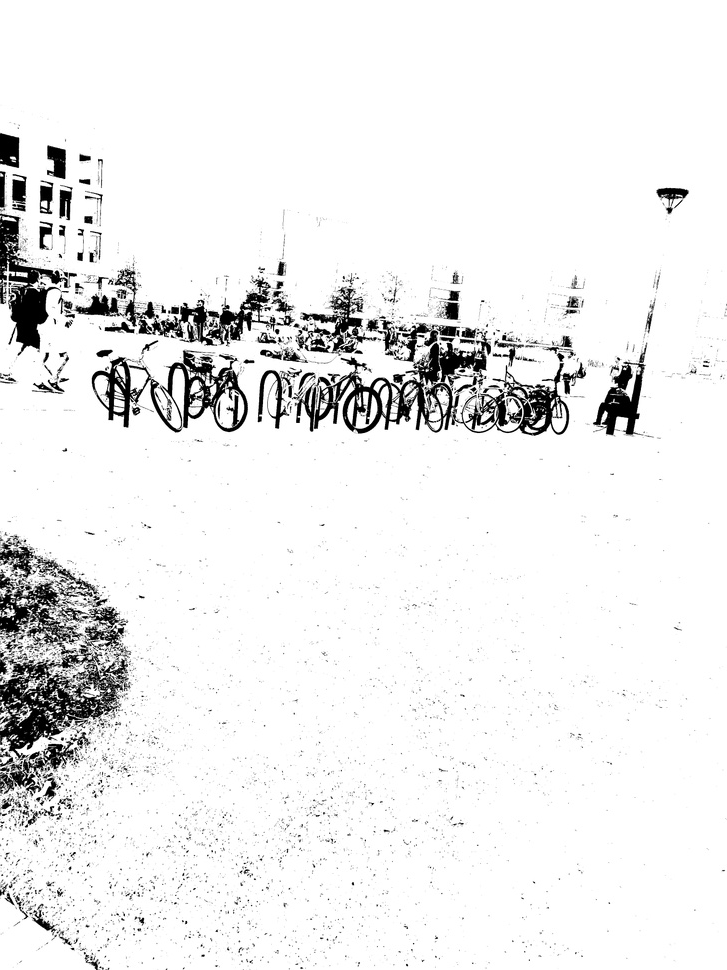
#> input picture images/Image_1-small-tamper.jpg, 727 x 970 px, shrunk from 3024 x 4032 before the run, found by its file name; its folder holds only this picture in this run
$ python main.py
#> lines starting #> are read from the running program, lines starting #| are printed output that depends on the picture; after the words box and inside, x2 and y2 are one past the last pixel; in counts of white or black regions, pixels touching at a corner belong together
import cv2 as cv2
import numpy as np
import os
import random
from matplotlib import pyplot as plt
import math

# Read images from folder images
def read_images():
    images = []
    for file in os.listdir('/content/drive/MyDrive/images/'):
        if file.endswith(".jpg"):
            images.append(file)
    return images

# Calculate the first digits
def compute_first_digits(img, debug):
    if len(img.shape) == 3:
        img = cv2.cvtColor(img, cv2.COLOR_BGR2GRAY)

    dct = cv2.dct(np.float32(img) / 255.0)
    dct = np.abs(dct)

    min_val = dct.min()
    if min_val < 1:
        dct = np.power(10, -np.floor(np.log10(min_val)) + 1) * dct

    digits = np.log10(dct).astype(int).astype('float32')
    first_digits = dct / np.power(10, digits)
    first_digits[(first_digits < 1.0) & (first_digits > 0.9)] = 1  # Handle edge case.
    first_digits = first_digits.astype(int)

    return first_digits

# Calculate the occurrences of the first digits
def compute_first_digits_counts(img, debug):
    first_digits = compute_first_digits(img, debug)
    unq, counts = np.unique(first_digits, return_counts=True)
    if debug:
        print(unq, counts)
    return unq, counts

# Calculate the probability of the first digits
def compute_probability(unq, counts, debug):
    probability = []
    for i in unq:
        probability.append(counts[i - 1] / np.sum(counts))
    if debug:
        print(probability)
    return probability

# Checks to see if Benford's law is satisfied
def benford_law_check(first_digits, probability, debug):
    pastValue = probability[first_digits[0] - 1]

    for value in first_digits:
        if debug:
            print('Checking value: ', probability[value - 1])

        if probability[value - 1] > pastValue and value != 1:
            return False

        pastValue = probability[value - 1]

    return True

def partial_tamper_image(img, k=5):
    newImg = cv2.GaussianBlur(img,(k,k),0)
    return newImg

def full_tamper_image(img, k=31):
    newImg = cv2.medianBlur(img, k)
    return newImg

images = read_images()

debugMode = False

print('--Benford\'s Law Analysis--')
for img in images:
    image = cv2.imread('/content/drive/MyDrive/images/' + img, cv2.IMREAD_GRAYSCALE)
#> image is the input picture: shape (970, 727); min 0, max 255, mean 237

    unq, counts = compute_first_digits_counts(image, debugMode)
#> in compute_first_digits, `min_val = dct.min()`: min_val = 1.03e-07
#> in compute_first_digits, `first_digits = dct / np.power(10, digits)`:
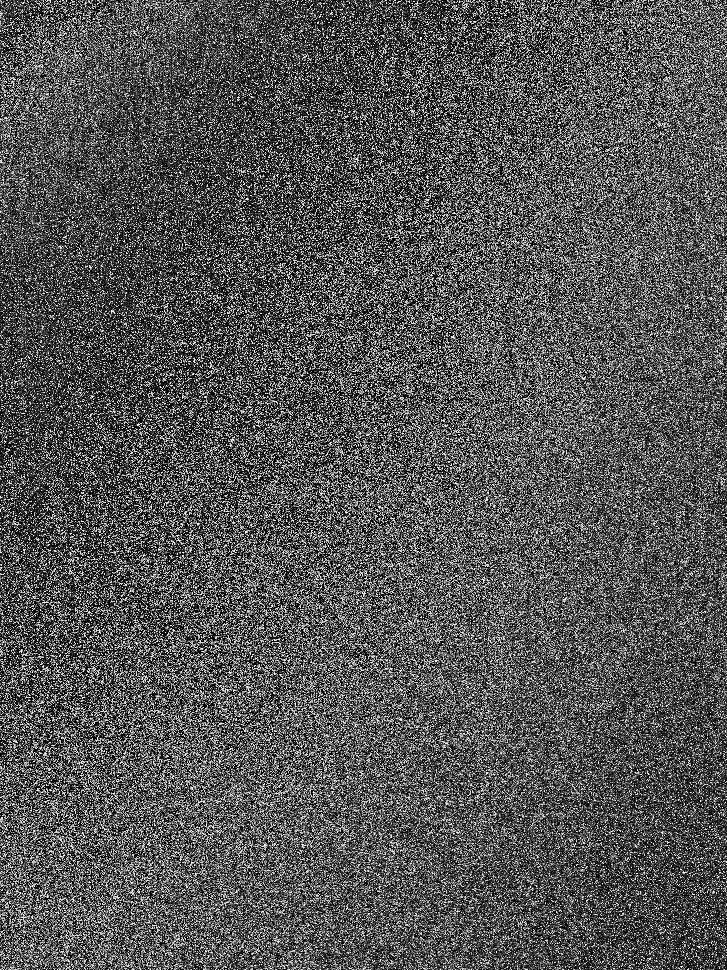
#> first_digits: shape (970, 727) float32; min 1, max 10, mean 4.03; drawn with min black and max white
#> in compute_first_digits_counts, `unq, counts = np.unique(first_digits, return_counts=True)`: unq = [1, 2, 3, 4, 5, 6, 7, 8, 9]; counts = [204207, 114433, 86561, 71492, 60299, 51262, 44383, 38722, 33831]
#> unq = [1, 2, 3, 4, 5, 6, 7, 8, 9]
    probability = compute_probability(unq, counts, debugMode)
#> the loop in compute_probability, `for i in unq:` made 9 passes
#> after the loop in compute_probability, `for i in unq:`: probability = [0.29, 0.162, 0.123, 0.101, 0.0855, 0.0727, 0.0629, 0.0549, 0.048]

    plt.bar(unq, probability, color='silver')

    plt.plot(unq, probability, color='black', linestyle='dashed', linewidth=2, marker='x', label='Original Benford\'s Analysis')

    partialTamper = partial_tamper_image(image)
    unq, counts = compute_first_digits_counts(partialTamper, debugMode)
#> call 2 of compute_first_digits, with debug = False
#> in compute_first_digits (call 2), `min_val = dct.min()`: min_val = 1.14e-09
#> in compute_first_digits (call 2), `digits = np.log10(dct).astype(int).astype('float32')`:
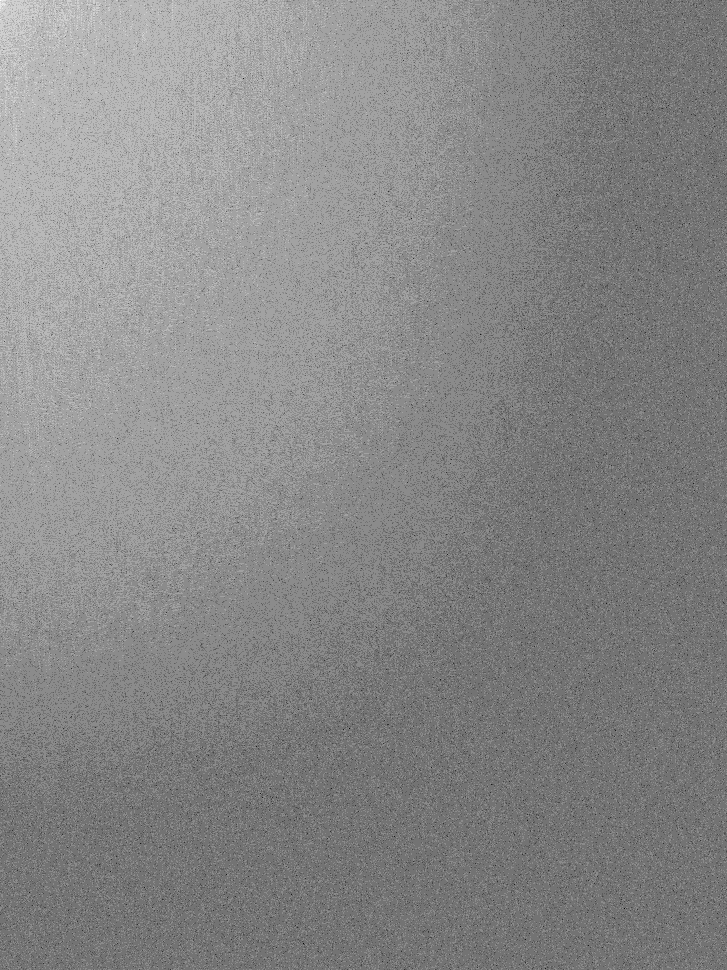
#> digits: shape (970, 727) float32; min 1, max 12, mean 6.82; drawn with min black and max white
#> in compute_first_digits (call 2), `first_digits = dct / np.power(10, digits)`:
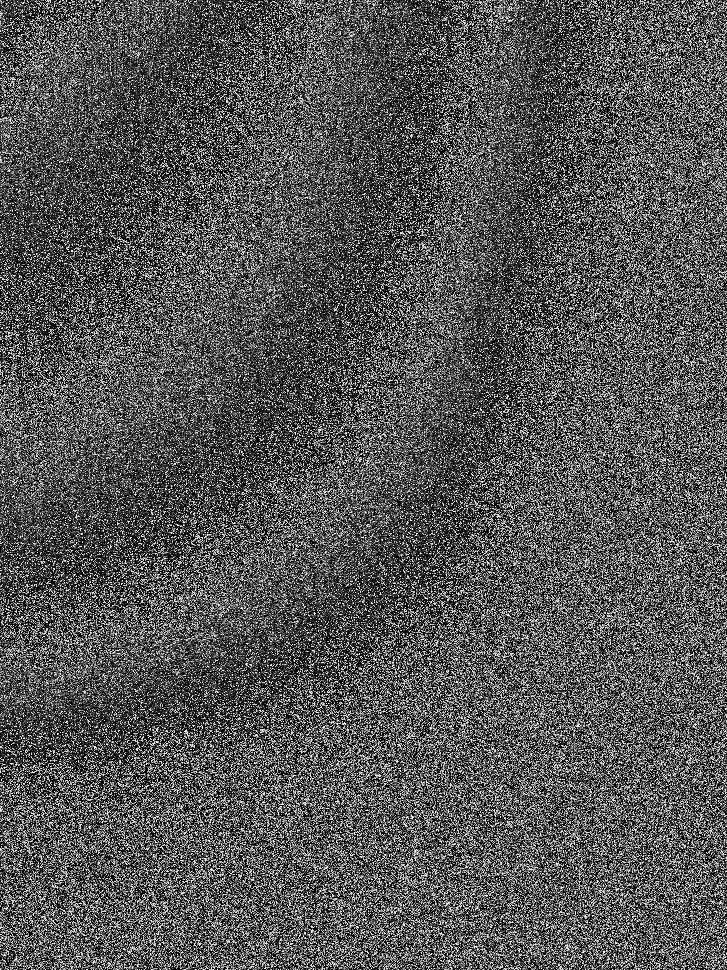
#> first_digits: shape (970, 727) float32; min 1, max 10, mean 4.07; drawn with min black and max white
#> in compute_first_digits (call 2), `first_digits[(first_digits < 1.0) & (first_digits > 0.9)] = 1`: first_digits: shape (970, 727) float32; under 0.01% of pixels changed, all inside (x1, y1, x2, y2) = (466, 590, 467, 591)
#> counts = [209268, 107606, 83054, 68857, 60069, 52718, 46195, 41007, 36416]
    probability = compute_probability(unq, counts, debugMode)
#> the loop in compute_probability (call 2), `for i in unq:` made 9 passes
#> probability = [0.297, 0.153, 0.118, 0.0976, 0.0852, 0.0748, 0.0655, 0.0582, 0.0516]

    plt.plot(unq, probability, color='green', linestyle='dashed', linewidth=2, marker='x', label='Partially Modifed Analysis')

    fullTamper = full_tamper_image(image)
#> in full_tamper_image, `newImg = cv2.medianBlur(img, k)`:
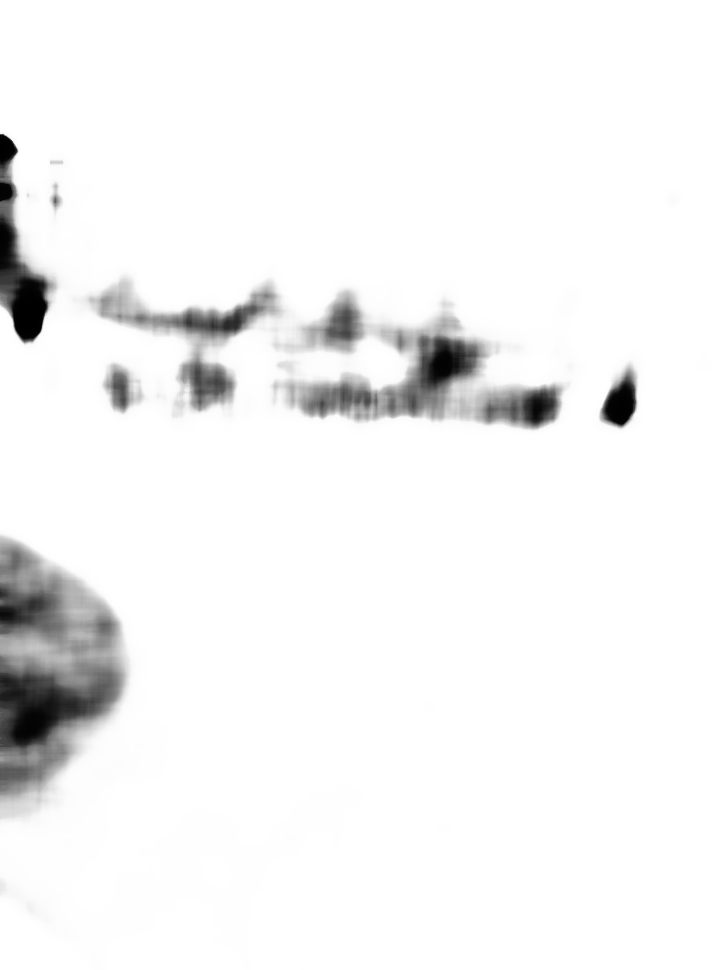
#> newImg: shape (970, 727); min 0, max 255, mean 243.9
    unq, counts = compute_first_digits_counts(fullTamper, debugMode)
#> call 3 of compute_first_digits, with debug = False
#> in compute_first_digits (call 3), `min_val = dct.min()`: min_val = 2.7e-09
#> in compute_first_digits (call 3), `digits = np.log10(dct).astype(int).astype('float32')`:
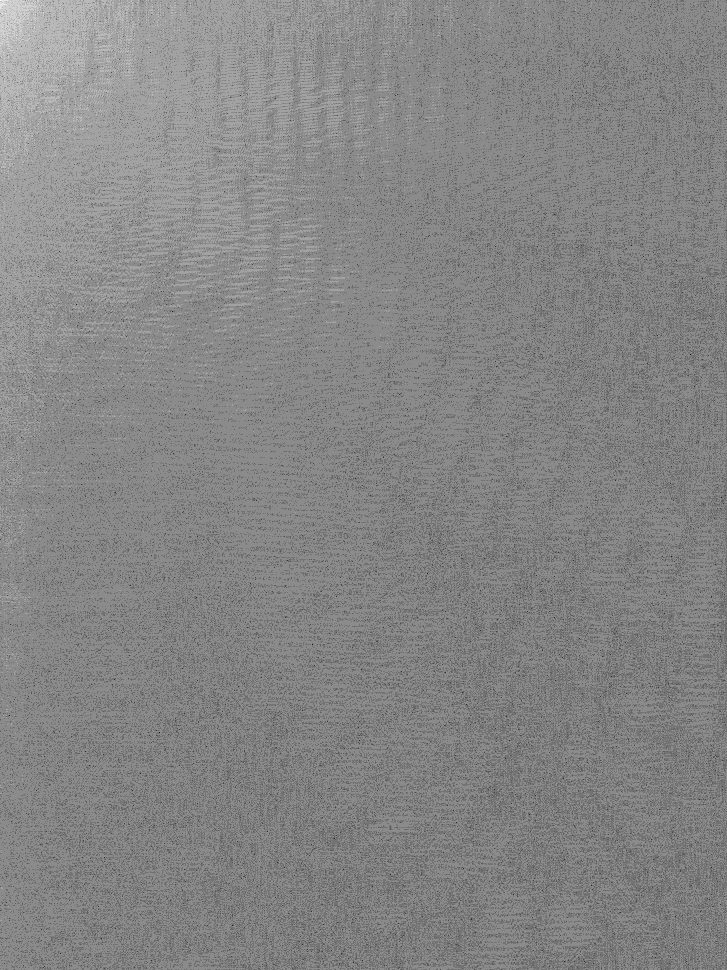
#> digits: shape (970, 727) float32; min 1, max 12, mean 6.76; drawn with min black and max white
#> in compute_first_digits (call 3), `first_digits = dct / np.power(10, digits)`:
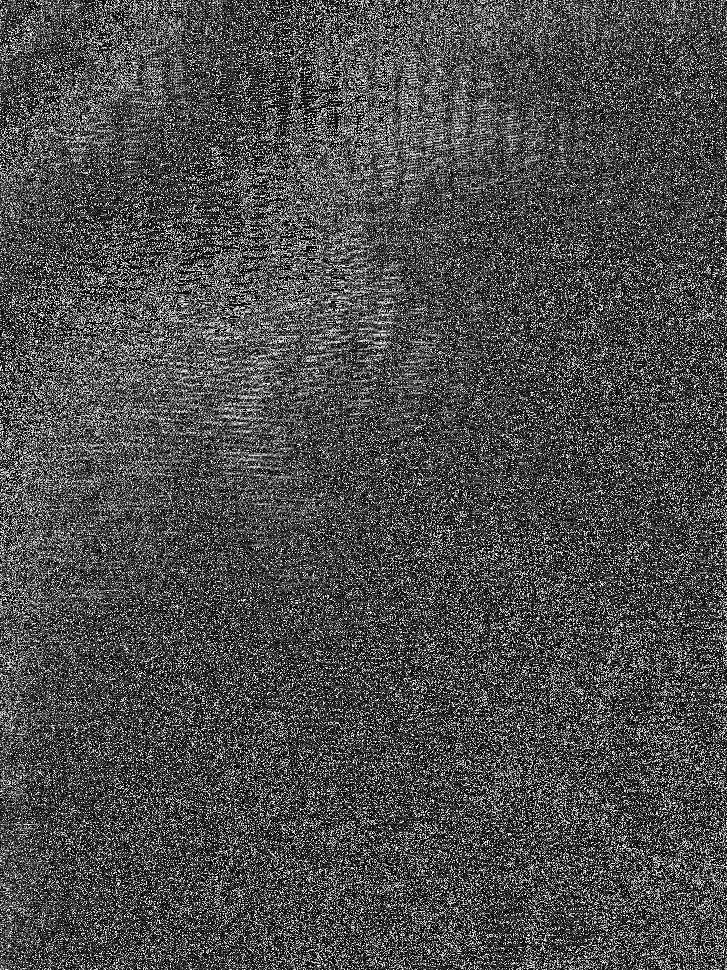
#> first_digits: shape (970, 727) float32; min 1, max 10, mean 3.72; drawn with min black and max white
#> counts = [228795, 138776, 87483, 61048, 48296, 40799, 36049, 33001, 30943]
    probability = compute_probability(unq, counts, debugMode)
#> probability = [0.324, 0.197, 0.124, 0.0866, 0.0685, 0.0579, 0.0511, 0.0468, 0.0439]

    plt.plot(unq, probability, color='red', linestyle='dashed', linewidth=2, marker='x', label='Fully Modifed Analysis')

    plt.legend(loc='best')
    plt.ylabel('Probability')
    plt.xlabel('First Digit')
    plt.title(img)
    plt.show(block=False)
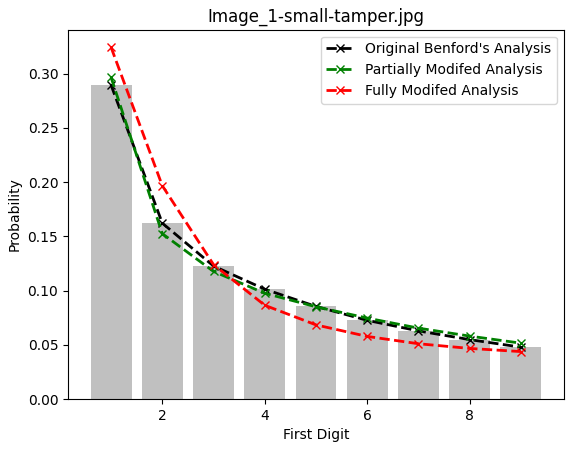
#> figure drawn by matplotlib, 1 panel; tallest bar 0.29 high, from x = 0.6 to 1.4

$ run again, on images/Image_3-small-tamper.jpg
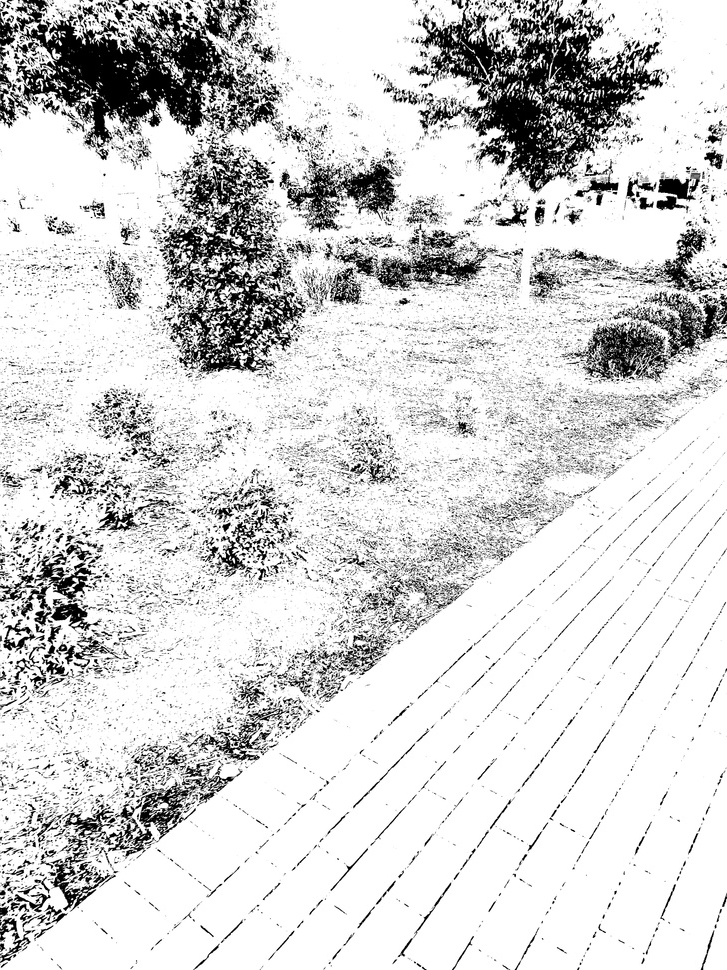
#> input picture images/Image_3-small-tamper.jpg, 727 x 970 px, shrunk from 3024 x 4032 before the run, found by its file name
#> image is the input picture: shape (970, 727); min 0, max 255, mean 211.3
#> min_val = 5.43e-08
#> in compute_first_digits_counts, `unq, counts = np.unique(first_digits, return_counts=True)`: unq = [1, 2, 3, 4, 5, 6, 7, 8, 9]; counts = [230637, 122094, 79975, 61782, 51806, 45638, 41699, 37460, 34099]
#> `unq, counts = compute_first_digits_counts(image, debugMode)`: unq = [1, 2, 3, 4, 5, 6, 7, 8, 9]
#> the loop in compute_probability, `for i in unq:` made 9 passes
#> after the loop in compute_probability, `for i in unq:`: probability = [0.327, 0.173, 0.113, 0.0876, 0.0735, 0.0647, 0.0591, 0.0531, 0.0484]
#> `unq, counts = compute_first_digits_counts(partialTamper, debugMode)`: counts = [230676, 112231, 76791, 62749, 54692, 48507, 43682, 39667, 36195]
#> the loop in compute_probability (call 2), `for i in unq:` made 9 passes
#> `probability = compute_probability(unq, counts, debugMode)`: probability = [0.327, 0.159, 0.109, 0.089, 0.0776, 0.0688, 0.0619, 0.0563, 0.0513]
#> min_val = 8.5e-09
#> in compute_first_digits (call 3), `first_digits = dct / np.power(10, digits)`:
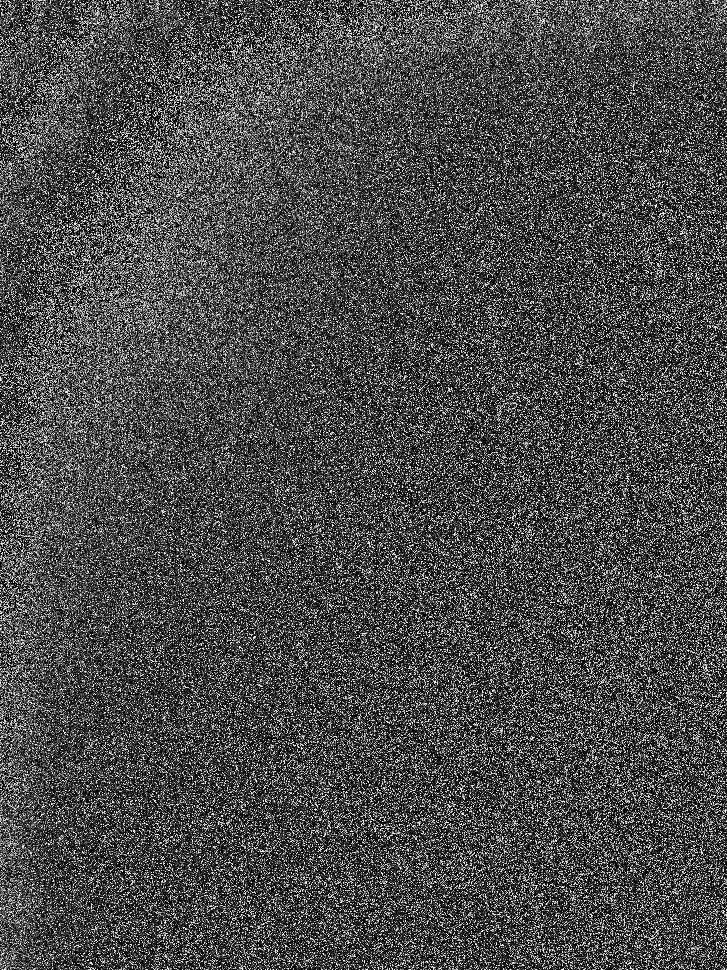
#> first_digits: shape (970, 727) float32; min 1, max 10, mean 3.68; drawn with min black and max white
#> `unq, counts = compute_first_digits_counts(fullTamper, debugMode)`: counts = [235412, 140976, 85151, 58385, 45949, 39607, 35596, 32976, 31138]
#> `probability = compute_probability(unq, counts, debugMode)`: probability = [0.334, 0.2, 0.121, 0.0828, 0.0652, 0.0562, 0.0505, 0.0468, 0.0442]
#> `plt.show(block=False)`:
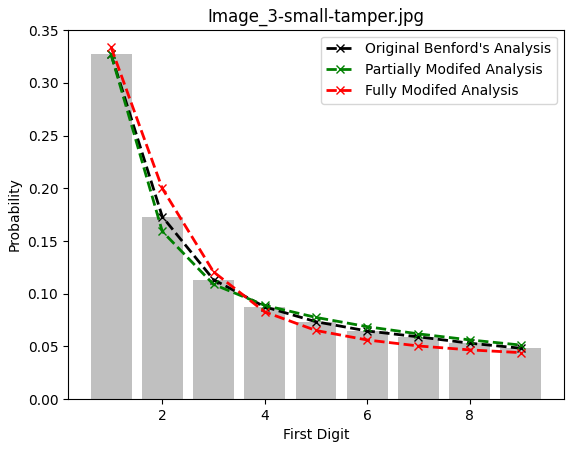
#> figure drawn by matplotlib, 1 panel; tallest bar 0.327 high, from x = 0.6 to 1.4
